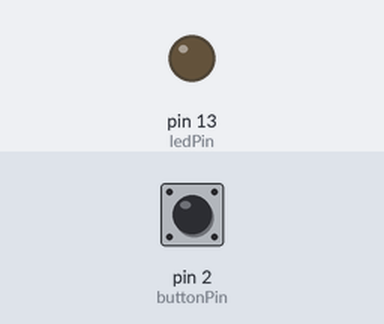
The sketch below on a simulated Arduino Uno, built with avr-gcc and run on an emulated ATmega328P. Shown: output pins drawn as LEDs (lit = HIGH). The inputs (shaded band) are chosen by the test bench; at power-on: pin 2 (buttonPin) HIGH.

Above: at 1.2 s.
1.3 s: pin 2 (buttonPin) pulled LOW for 0.15 s
At 1.7 s:
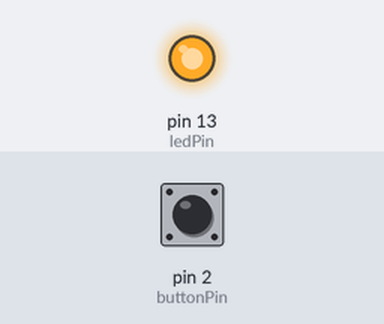
2.9 s: pin 2 (buttonPin) pulled LOW for 1 s
At 4.2 s:
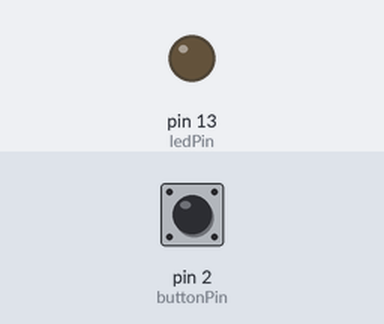
5.4 s: pin 2 (buttonPin) pulled LOW for 3.2 s
At 6.1 s:
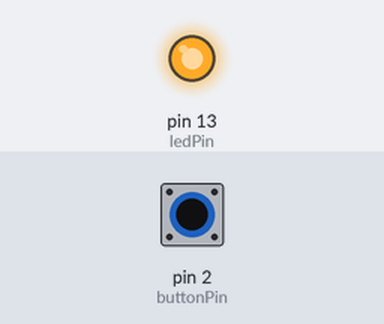
Timing chart, 0 to 8.4 s (numbered marks = the images above; inputs shaded):
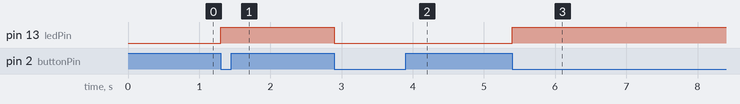

The sketch:

senaro3.ino
```cpp
const int ledPin = 13;
const int buttonPin = 2;

bool ledState = false;
int lastButtonState = HIGH;

void setup() {
  pinMode(ledPin, OUTPUT);
  pinMode(buttonPin, INPUT_PULLUP);
}

void loop() {
  int buttonState = digitalRead(buttonPin);

  // Detect button press
  if (buttonState == LOW && lastButtonState == HIGH) {

    ledState = !ledState;  // Toggle LED state

    digitalWrite(ledPin, ledState);

    delay(50); // Simple debounce
  }

  lastButtonState = buttonState;
}
```

Measured:
- after the input at 1.3 s, pin 13 (ledPin): LOW → HIGH at once
- after the input at 2.9 s, pin 13 (ledPin): HIGH → LOW at once
- after the input at 5.4 s, pin 13 (ledPin): LOW → HIGH at once
